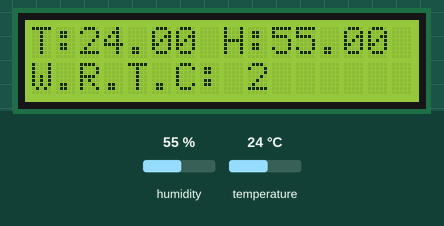
Bench run of a sketch on a simulated Arduino Uno, built with avr-gcc and run on an emulated ATmega328P. Shown: 16×2 character LCD. The inputs (shaded band) are chosen by the test bench; at power-on: humidity 55 %, temperature 24 °C. What the sketch prints to the serial monitor is not drawn.

Above: at 3.7 s.
3.8 s: humidity set to 22 %
At 7.2 s:
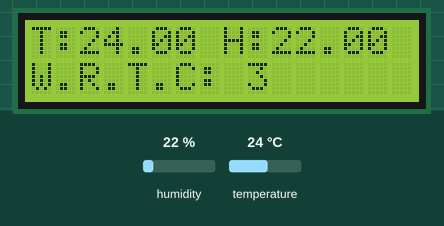
10.7 s: temperature set to 12 °C
At 12.9 s:
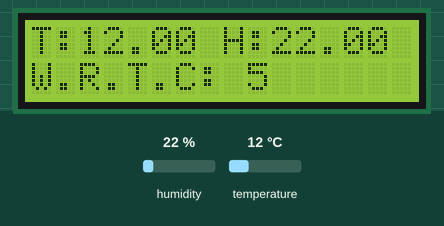
16.7 s: humidity set to 40 %
At 18.7 s:
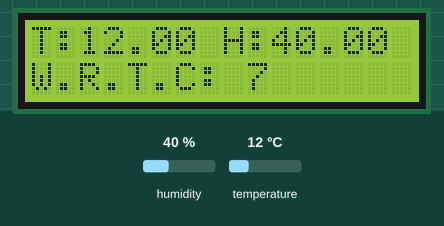
22.8 s: temperature set to 19 °C
At 25.7 s:
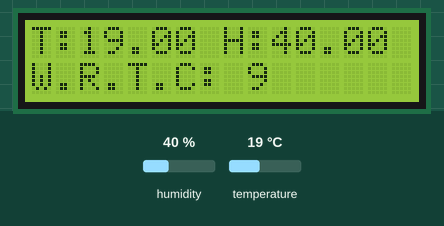
Timing chart, 0 to 27.2 s (numbered marks = the images above; inputs shaded):
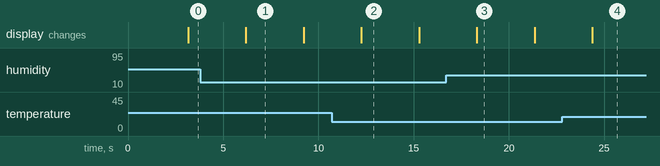

The sketch:

sysc3010ErrorTesting.ino
```cpp
#include <LiquidCrystal.h>
#include <DHT.h>
#include <ArduinoJson.h>

const int d4=4,d5=5,d6=6,d7=7;
LiquidCrystal LCD(12,11,d4,d5,d6,d7);

#define DHTPIN 13
#define DHTTYPE DHT11


DHT dht(DHTPIN, DHTTYPE);

boolean gloablFail= false;

int write_counter = 0;

float Temp =0;
float Humidity =0;

void setup() {
  //LCD setup
 LCD.begin(16,2);
 LCD.setCursor(0,0);
  LCD.print("Running Tests...");
  //Serial setup
  Serial.begin(9600);
  //DHT setup
  dht.begin();
  runTests();
}

void checkHumidityNumber(){
  float h = dht.readHumidity();
  if (isnan(h)){
    Serial.println("Humidity num: Fail\n");
    gloablFail= true;
  }
  else{
    Serial.print("Humidity Num: Pass\n");
  }
}
void checkTemperatureNumber(){
  float t = dht.readTemperature();
  if (isnan(t)){
    Serial.println("Temprature Num: Fail\n");
    gloablFail= true;
  }
  else{
    Serial.print("Temprature Num: Pass\n");
  }
}

void checkTemperatureCelsius(){
  float tf = dht.readTemperature(true);
  float tc = dht.readTemperature();
  if (isnan(tf)||isnan(tc)||tc==tf){
    Serial.println("Temprature celsius: Fail\n");
    gloablFail= true;
  }
  else{
    Serial.print("Temprature Celsius: Pass\n");
  }
}

void runTests(){
  checkHumidityNumber();
  checkTemperatureNumber();
  checkTemperatureCelsius();
  LCD.clear();
  if(gloablFail==true){
    LCD.print("Tests Failed...");
    Serial.print("Sensor is not configured properly please fix failed processes\n");
  }
  else{
    Serial.print("Sensor is configured properly\n");
    LCD.print("Tests Passed...");
  }
}

void loop() {
  StaticJsonBuffer<200> jsonBuffer;
  if(gloablFail==false){
    JsonObject& root = jsonBuffer.createObject();

    root["Temperature"] = "gps";
    root["Humidity"] = 1351824120;
    delay(3000);
    write_counter = write_counter+1;
    float Temp = dht.readTemperature();
    float Humidity = dht.readHumidity();
    root["Temperature"] = Temp;
    root["Humidity"] = Humidity;
    root.printTo(Serial);

    LCD.clear();
    LCD.setCursor(0,0);
    LCD.write("T:");
    LCD.print(Temp);
    LCD.write(" H:");
    LCD.print(Humidity);

    LCD.setCursor(0,1);
    LCD.write("W.R.T.C: ");
    LCD.print(write_counter+1);
  }
}
```

Measured:
- what the display in image 1 shows lasts 3.0 s, from 6.2 s to 9.2 s
